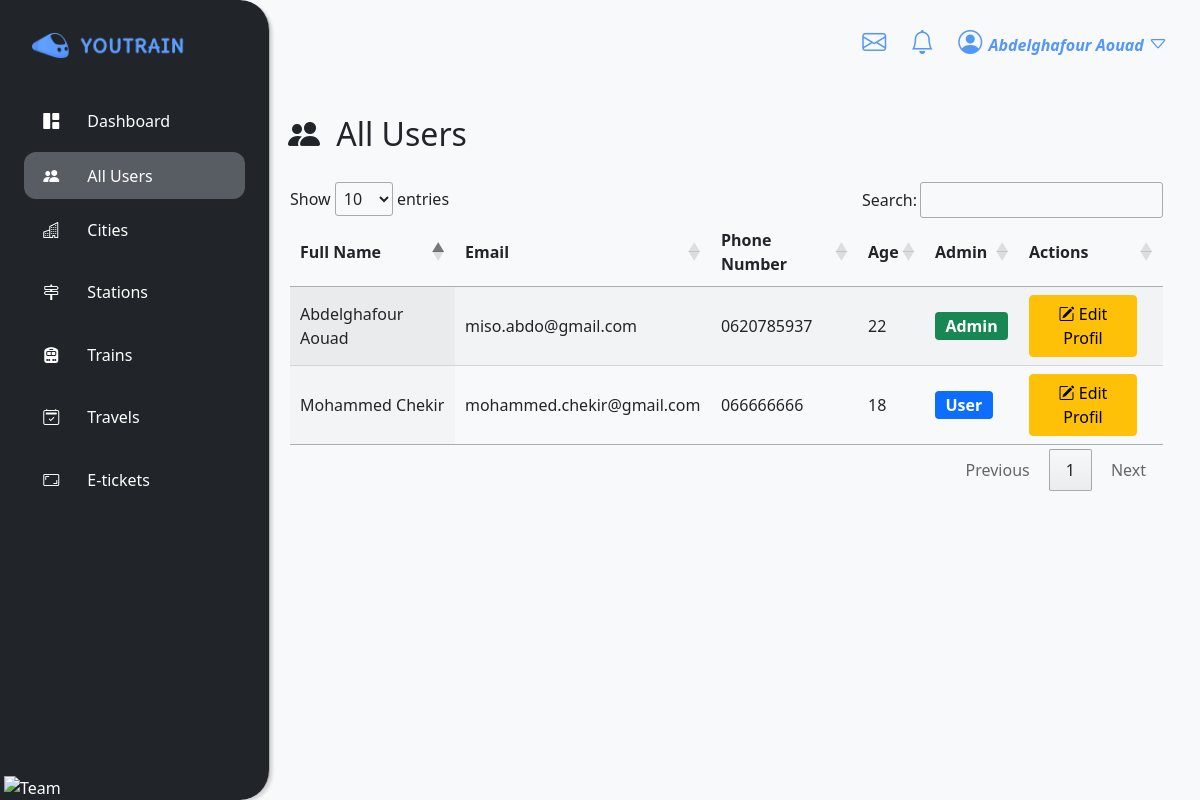
/users.php (signed in), run on the app's committed database.
### tables this page shows
CREATE TABLE IF NOT EXISTS `users` (
  `id` int NOT NULL AUTO_INCREMENT,
  `first_name` varchar(50) NOT NULL,
  `last_name` varchar(50) NOT NULL,
  `age` int DEFAULT NULL,
  `email` varchar(255) NOT NULL,
  `phone` varchar(18) DEFAULT NULL,
  `password` varchar(255) NOT NULL,
  `admin` int NOT NULL DEFAULT '0',
  `created_at` timestamp NOT NULL DEFAULT CURRENT_TIMESTAMP,
  `updated_at` timestamp NOT NULL,
  `updated_by` int NOT NULL,
  PRIMARY KEY (`id`)
);

### models/connection.php (called while the page is built, shortened)
<?php
class Connection
{
      private $serv = 'localhost';
      private $user = 'root';
      private $pass = '';
      private $bd = 'youtrain';
      private function pdoConnection()
      {
            $con = new PDO('mysql:host=' . $this->serv . ';dbname=' . $this->bd, $this->user, $this->pass);
            $con->setAttribute(PDO::ATTR_DEFAULT_FETCH_MODE, PDO::FETCH_ASSOC);
            try {
                  return $con;
            } catch (PDOException $e) {
                  echo 'Database Error: ' . $e->getMessage();
            }
      }
      public function connect()
      {
            return $this->pdoConnection();
      }
}

### models/user.php (called while the page is built, shortened)
<?php
require_once 'connection.php';
class User extends Connection
{
    public function allUsers()
    {
        $sql = "SELECT * FROM users";
        $stmt = $this->connect()->prepare($sql);
        $stmt->execute();
        $result = $stmt->fetchAll();
        return $result;
    }
}

### views/allUsers.php (the view)
<?php
include_once './models/user.php';
$all_users = new User();
$users = $all_users->allUsers();
?>
<table id="data-table" class="display dataTable" style="width: 100%" aria-describedby="example_info">
    <thead>
        <tr>
            <th>Full Name</th>
            <th>Email</th>
            <th>Phone Number</th>
            <th>Age</th>
            <th>Admin</th>
            <th>Actions</th>
        </tr>
    </thead>
    <tbody>
        <?php
        foreach ($users as $user) {
        ?>
            <tr>
                <td class="sorting_1"><?= $user['first_name'] . " " . $user['last_name']  ?></td>
                <td><?= $user['email'] ?></td>
                <td><?= ($user['phone'] == '') ? 'Null' : $user['phone'] ?></td>
                <td><?= ($user['age'] == 0 || $user['age'] == '') ? 'Null' : $user['age'] ?></td>
                <td>
                    <span class="badge text-bg-<?= ($user['admin'] == 0) ? 'primary' : 'success' ?> fs-6"><?= ($user['admin'] == 1) ? 'Admin' : 'User' ?></span>
                </td>
                <td>
                    <div class="d-flex fs-3">
                        <a href="edituser.php?iduser=<?= $user['id'] ?>" class="btn btn-warning me-3"><i class="bi bi-pencil-square users-icon mr"></i> Edit Profil</a>
                    </div>
                </td>
            </tr>
        <?php
        } ?>
    </tbody>
</table>

### assets/css/style.css (style rules this page uses)
* { margin: 0; padding: 0; box-sizing: border-box; }
body { overflow-x: hidden; }
body { background-color: #dadde6 }
a { text-decoration: none !important; }

### data on the page
users: first_name "Abdelghafour", last_name "Aouad", email "miso.abdo@gmail.com", phone "0620785937", age "22", admin "Admin"
users: first_name "Mohammed", last_name "Chekir", email "mohammed.chekir@gmail.com", phone "066666666", age "18", admin "User"

### other printed values
$_SESSION['first_name'] "Abdelghafour"
$_SESSION['last_name'] "Aouad"
